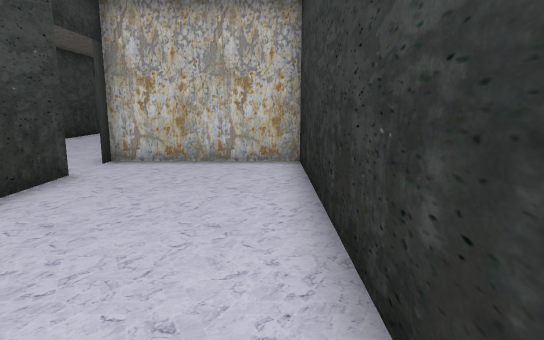
view 1 (above)

21 first-person views from a walk through a scene from a Unity 3-D project. The camera is 1.4 m above the floor, tilts 10° down and sees 75° across. The floor is counted in squares, 1 m on a side. Each view is taken from the middle of a square. On the plan, view 1 faces up. The plan holds only what a view shows up to about 15 squares ahead; the rest is blank. The place goes on beyond the plan. The player character is not drawn. Some animated figures are not drawn. Some surface patterns are stand-ins.

view 2
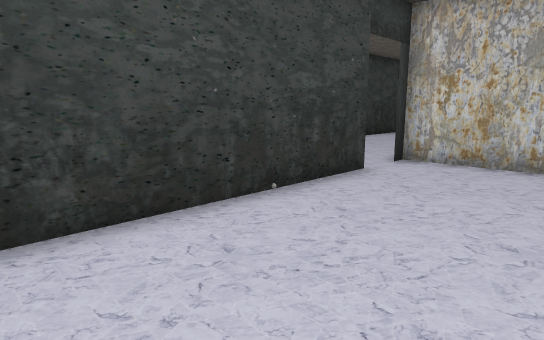

view 3
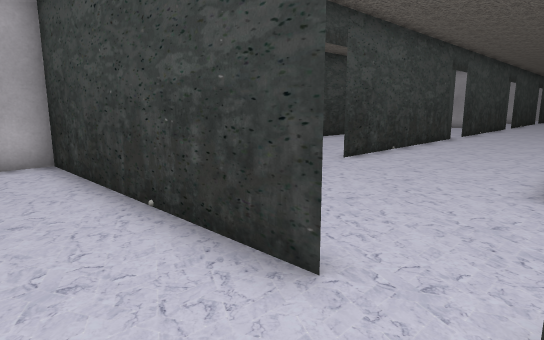

view 4
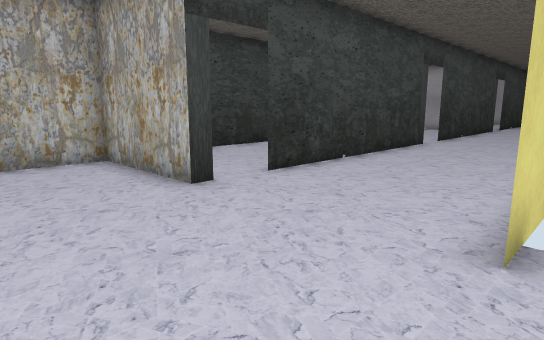

view 5
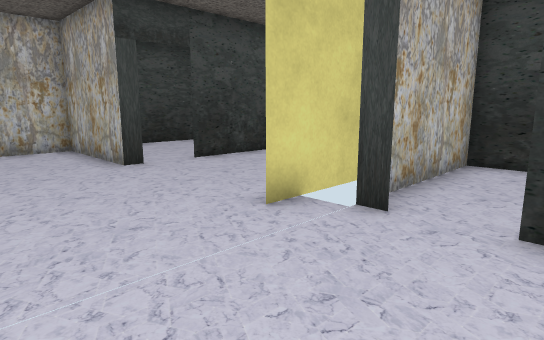

view 6
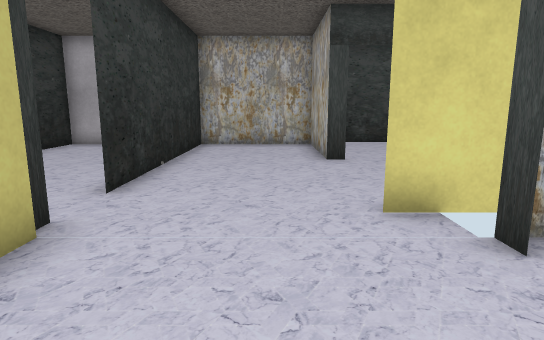

view 7
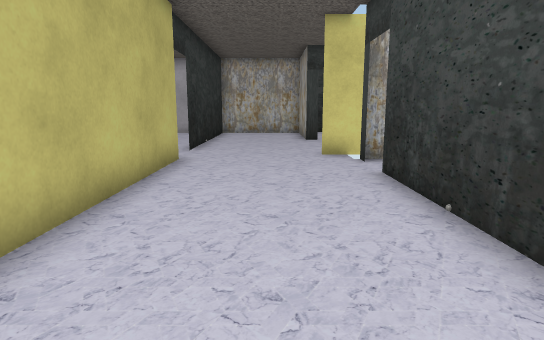

view 8
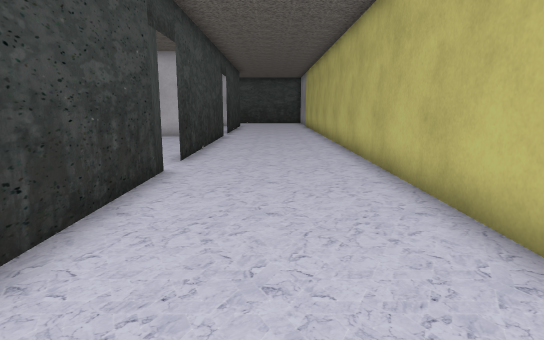

view 9
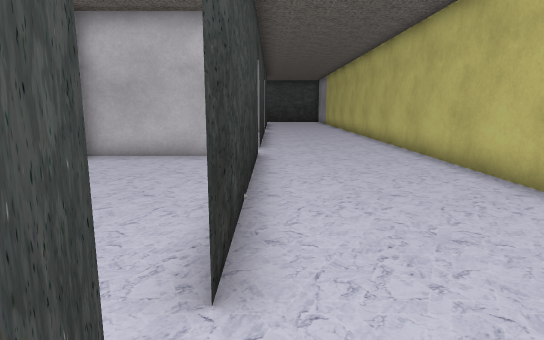

view 10
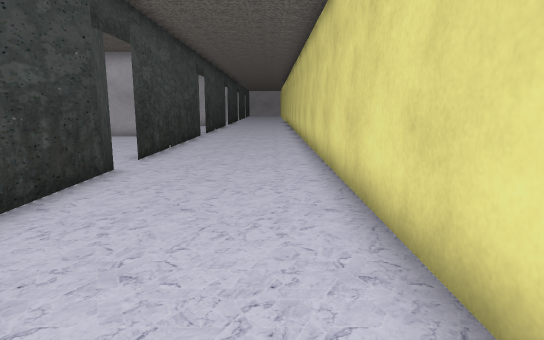

view 11
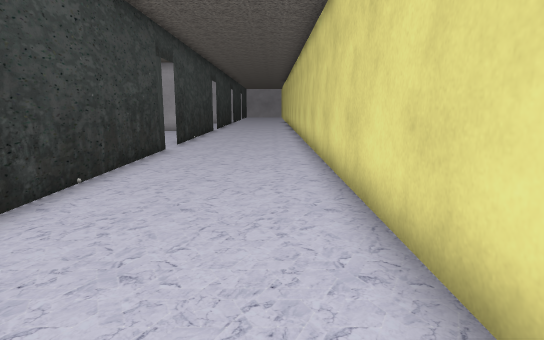

view 12
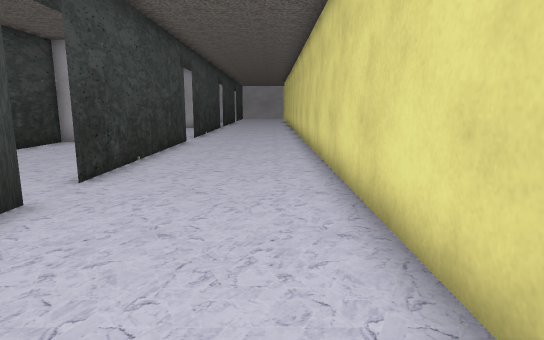

view 13
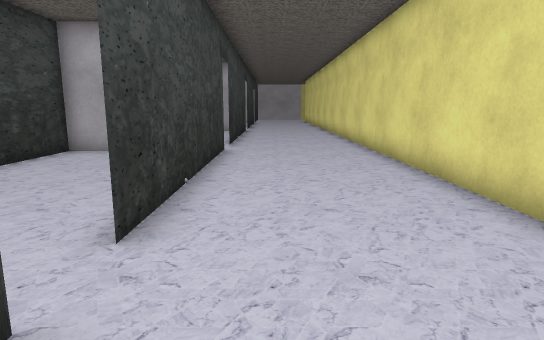

view 14
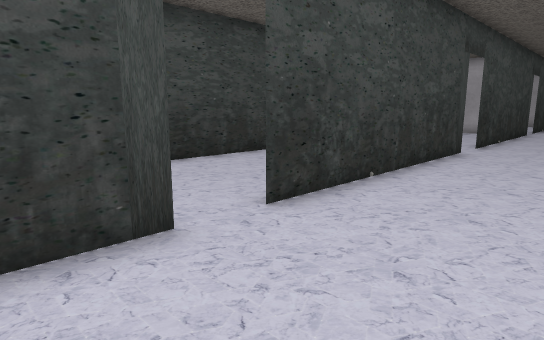

view 15
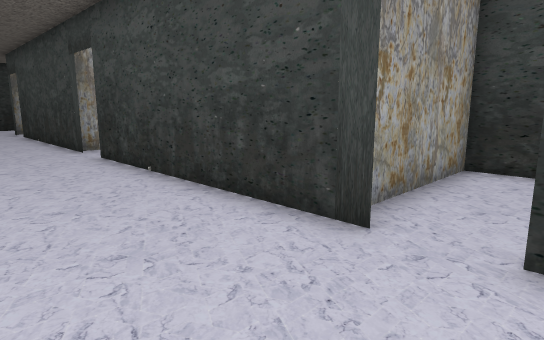

view 16
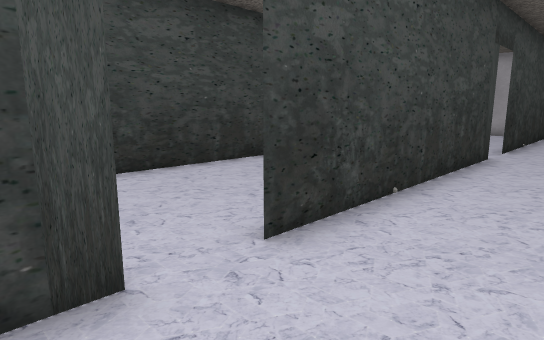

view 17
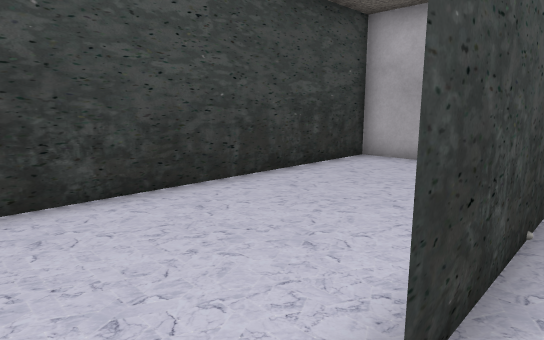

view 18
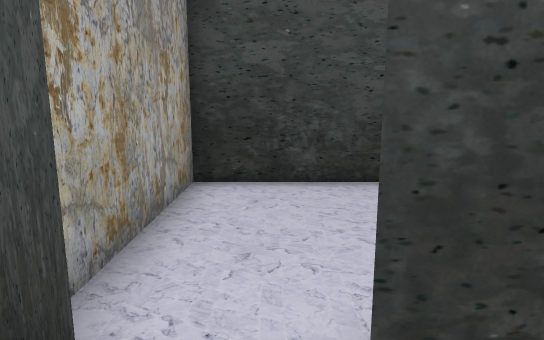

view 19
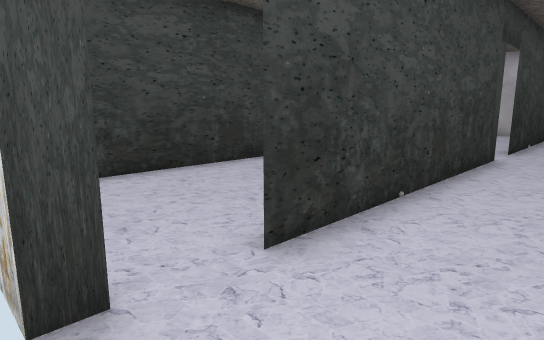

view 20
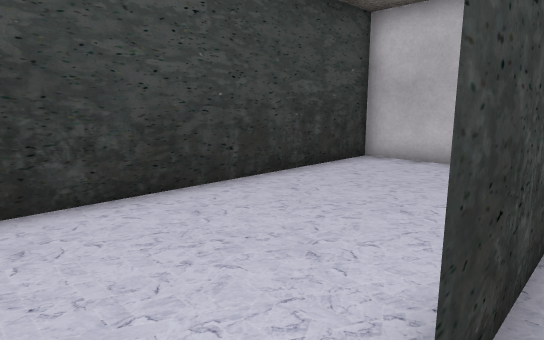

view 21
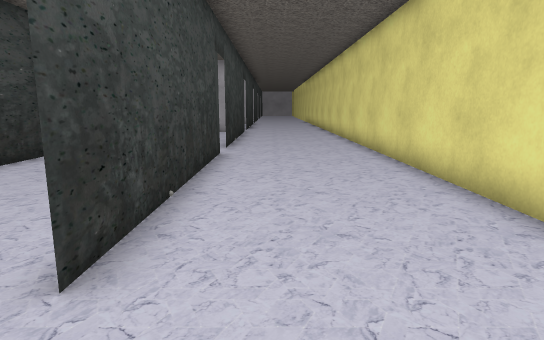

### Floor plan
Ten units are one square. View 1 is at (0, 0); x grows to the right and y downward. Boxes are objects, and circles mark ways between rooms. Rooms are numbered by the first view taken in them; rooms with no view inside come last. Other rooms are left out.
<svg viewBox="-440 -277 452 300">
<path fill="none" stroke="#000" d="M-43 -74 -43 8M-5 7 7 7 7 -93 -43 -93 -43 -88M-191 -34 -104 -34M-122 -84 -422 -84M-95 -84 -85 -84M-94 -99 -94 -93 -102 -93M-90 -34 -85 -34 -85 7 -31 7M-291 -34 -205 -34M-44 -93 -44 -272M-94 -199 -94 -112M-44 8 -44 -74M-390 -34 -304 -34M-94 -272 -94 -212M-435 -34 -405 -34M-109 -193 -144 -193 -144 -93 -95 -93M-110 -84 -95 -84M-185 16 -185 -32M-279 16 -180 16M-285 -1 -285 16M-299 16 -279 16M-285 18 -285 -25M-385 2 -385 16 -318 16M-180 16 -100 16"/>
<circle cx="-40" cy="-80" r="3" fill="#2a7"/>
<circle cx="-95" cy="-105" r="3" fill="#2a7"/>
<circle cx="-195" cy="-30" r="3" fill="#2a7"/>
<circle cx="-295" cy="-30" r="3" fill="#2a7"/>
<circle cx="-95" cy="-30" r="3" fill="#2a7"/>
<text x="-20" y="-50">1</text>
<text x="-190" y="-80">2</text>
<text x="-120" y="-140">3</text>
<text x="-230" y="-10">4</text>
<text x="-330" y="-10">5</text>
<text x="-130" y="-10">6</text>
</svg>
Room 1 opens to room 2. Room 2 opens to room 3. Room 2 opens to room 4. Room 2 opens to room 5. Room 2 opens to room 6.

Where each view was taken, in squares from view 1:
view 1: 0 up, 0 right, facing up
view 2: 0 up, 0 right, facing up-left
view 3: 9 up, 2 left, facing down-left
view 4: 9 up, 5 left, facing down-left
view 5: 12 up, 5 left, facing down-left
view 6: 13 up, 7 left, facing down
view 7: 19 up, 7 left, facing down
view 8: 12 up, 7 left, facing up
view 9: 9 up, 9 left, facing up
view 10: 7 up, 11 left, facing left
view 11: 7 up, 17 left, facing left
view 12: 7 up, 24 left, facing left
view 13: 5 up, 27 left, facing left
view 14: 7 up, 27 left, facing down-left
view 15: 7 up, 31 left, facing down-right
view 16: 6 up, 18 left, facing down-left
view 17: 4 up, 19 left, facing down-left
view 18: 5 up, 20 left, facing down
view 19: 9 up, 7 left, facing up-left
view 20: 10 up, 9 left, facing up-left
view 21: 5 up, 8 left, facing left
